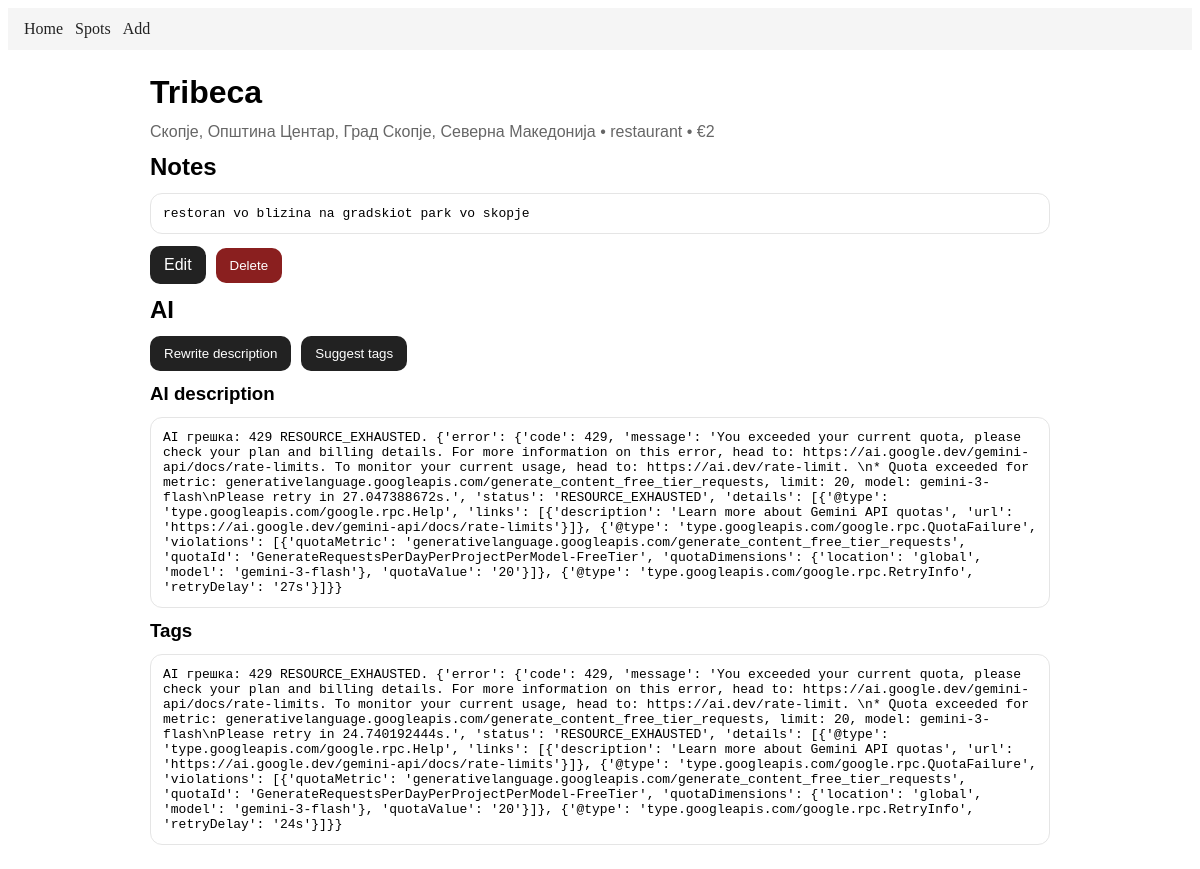
The page /spots/7 on the database its author committed.
### models.py (models this page shows)
class Spot(Base):
    __tablename__ = "spots"
    id = Column(Integer, primary_key=True)
    name = Column(String(120), nullable=False)
    city_query = Column(String(120), nullable=False)
    city_full_name = Column(String(255), nullable=True)
    category = Column(String(40), nullable=False)
    price_level = Column(Integer, nullable=True)
    notes = Column(Text, nullable=True)
    ai_description = Column(Text, nullable=True)
    tags = Column(String(255), nullable=True)
    created_at = Column(DateTime, default=datetime.utcnow, nullable=False)

### app.py (the view)
@app.get("/spots/<int:spot_id>")
def spot_detail(spot_id: int):
    spot = session.get(Spot, spot_id)
    if not spot:
        return "Не постои место со ова ИД", 404
    return render_template("spot_detail.html", spot=spot, categories=CATEGORIES)

### templates/spot_detail.html
{% extends "layout.html" %}
{% block content %}
<h1>{{ spot.name }}</h1>
<div class="muted">
  {{ spot.city_full_name or spot.city_query }}
  • {{ spot.category }}
  {% if spot.price_level %} • €{{ spot.price_level }}{% endif %}
</div>
{% if spot.notes %}
<h2>Notes</h2>
<div class="card">
  <pre class="pre">{{ spot.notes }}</pre>
</div>
{% endif %}
<div class="row">
  <a class="btn" href="{{ url_for('spot_edit', spot_id=spot.id) }}">Edit</a>
  <form method="post"
        action="{{ url_for('spot_delete', spot_id=spot.id) }}"
        onsubmit="return confirm('Delete?');">
    <button class="btn danger" type="submit">Delete</button>
  </form>
</div>
<h2>AI</h2>
<div class="row">
  <form method="post" action="{{ url_for('ai_rewrite', spot_id=spot.id) }}">
    <button class="btn" type="submit">Rewrite description</button>
  </form>
  <form method="post" action="{{ url_for('ai_tags', spot_id=spot.id) }}">
    <button class="btn" type="submit">Suggest tags</button>
  </form>
</div>
<h3>AI description</h3>
<div class="card">
  <pre class="pre">{{ spot.ai_description or "—" }}</pre>
</div>
<h3>Tags</h3>
<div class="card">
  <pre class="pre">{{ spot.tags or "—" }}</pre>
</div>
{% endblock %}

### static/css/style.css (style rules this page uses)
h1, h2, h3 { margin: 12px 0; }
.btn { display: inline-block; padding: 10px 14px; border: 0; border-radius: 10px; background: #222; color: #fff; cursor: pointer; text-decoration: none; }
.btn.danger { background: #8a1f1f; }
.row { display: flex; gap: 10px; align-items: center; flex-wrap: wrap; margin: 12px 0; }
.card { padding: 12px; margin: 10px 0; border: 1px solid #e5e5e5; border-radius: 12px; background: #fff; }
.pre { white-space: pre-wrap; margin: 0; }
.muted { color: #666; }

### rows shown on the page
Spot: name "Tribeca", city_full_name "Скопје, Општина Центар, Град Скопје, Северна Македонија", category "restaurant", price_level "2", notes "restoran vo blizina na gradskiot park vo skopje", ai_description "AI грешка: 429 RESOURCE_EXHAUSTED. {'error': {'code': 429, 'message': 'You exceeded your current quota, please check your plan and billing details. For more information on this error, head to: https://ai.google.dev/gemini-api/docs/rate-limits. To monitor your current usage, head to: https://ai.dev/rate-limit. \\n* Quota exceeded for metric: generativelanguage.googleapis.com/generate_content_free_tier_requests, limit: 20, model: gemini-3-flash\\nPlease retry in 27.047388672s.', 'status': 'RESOURCE_EXHAUSTED', 'details': [{'@type': 'type.googleapis.com/google.rpc.Help', 'links': [{'description': 'Learn more about Gemini API quotas', 'url': 'https://ai.google.dev/gemini-api/docs/rate-limits'}]},…", tags "AI грешка: 429 RESOURCE_EXHAUSTED. {'error': {'code': 429, 'message': 'You exceeded your current quota, please check your plan and billing details. For more information on this error, head to: https://ai.google.dev/gemini-api/docs/rate-limits. To monitor your current usage, head to: https://ai.dev/rate-limit. \\n* Quota exceeded for metric: generativelanguage.googleapis.com/generate_content_free_tier_requests, limit: 20, model: gemini-3-flash\\nPlease retry in 24.740192444s.', 'status': 'RESOURCE_EXHAUSTED', 'details': [{'@type': 'type.googleapis.com/google.rpc.Help', 'links': [{'description': 'Learn more about Gemini API quotas', 'url': 'https://ai.google.dev/gemini-api/docs/rate-limits'}]},…"
